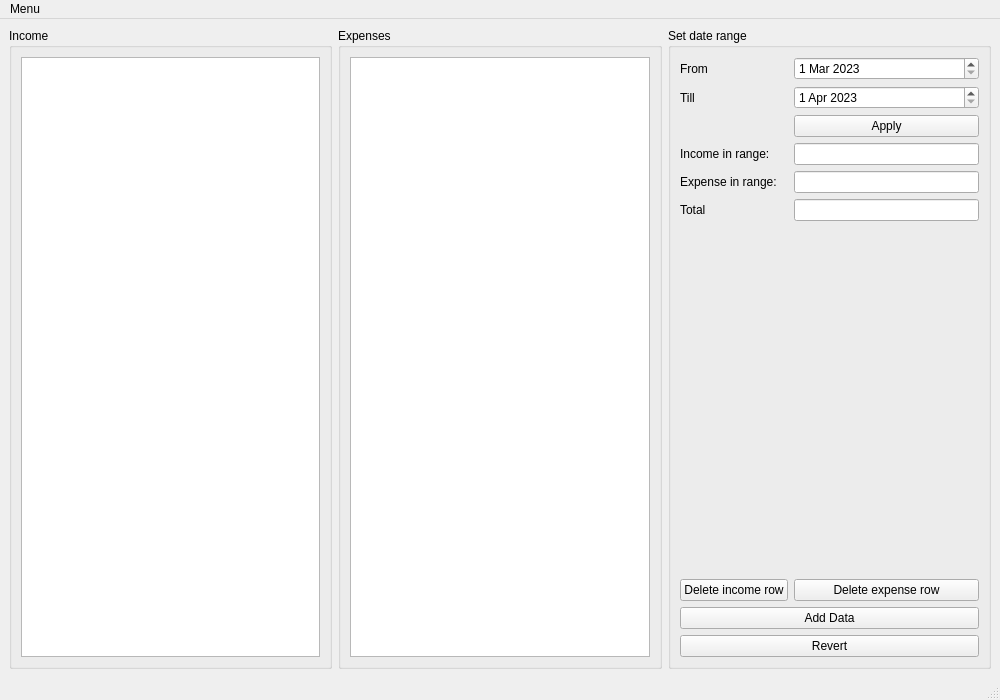
<?xml version="1.0" encoding="UTF-8"?>
<ui version="4.0">
 <class>ModuleWindow</class>
 <widget class="QMainWindow" name="ModuleWindow">
  <property name="windowModality">
   <enum>Qt::WindowModal</enum>
  </property>
  <property name="geometry">
   <rect>
    <x>0</x>
    <y>0</y>
    <width>1000</width>
    <height>700</height>
   </rect>
  </property>
  <property name="minimumSize">
   <size>
    <width>0</width>
    <height>0</height>
   </size>
  </property>
  <property name="windowTitle">
   <string>Finance module</string>
  </property>
  <widget class="QWidget" name="centralwidget">
   <property name="minimumSize">
    <size>
     <width>0</width>
     <height>0</height>
    </size>
   </property>
   <layout class="QGridLayout" name="gridLayout">
    <item row="0" column="2">
     <widget class="QGroupBox" name="groupBox_3">
      <property name="title">
       <string>Set date range</string>
      </property>
      <layout class="QFormLayout" name="formLayout">
       <item row="0" column="0">
        <widget class="QLabel" name="sort_fromdateLabel">
         <property name="text">
          <string>From</string>
         </property>
        </widget>
       </item>
       <item row="0" column="1">
        <widget class="QDateEdit" name="dateEditFrom">
         <property name="date">
          <date>
           <year>2023</year>
           <month>3</month>
           <day>1</day>
          </date>
         </property>
        </widget>
       </item>
       <item row="1" column="0">
        <widget class="QLabel" name="sort_todateLabel">
         <property name="text">
          <string>Till</string>
         </property>
        </widget>
       </item>
       <item row="1" column="1">
        <widget class="QDateEdit" name="dateEditTo">
         <property name="date">
          <date>
           <year>2023</year>
           <month>4</month>
           <day>1</day>
          </date>
         </property>
        </widget>
       </item>
       <item row="2" column="1">
        <widget class="QPushButton" name="sort_button">
         <property name="text">
          <string>Apply</string>
         </property>
        </widget>
       </item>
       <item row="4" column="0">
        <widget class="QLabel" name="income_range_label">
         <property name="text">
          <string>Income in range:</string>
         </property>
        </widget>
       </item>
       <item row="4" column="1">
        <widget class="QLineEdit" name="income_range_lineedit">
         <property name="echoMode">
          <enum>QLineEdit::Normal</enum>
         </property>
         <property name="readOnly">
          <bool>true</bool>
         </property>
        </widget>
       </item>
       <item row="5" column="0">
        <widget class="QLabel" name="expense_range_label">
         <property name="text">
          <string>Expense in range:</string>
         </property>
        </widget>
       </item>
       <item row="5" column="1">
        <widget class="QLineEdit" name="expense_range_lineedit">
         <property name="readOnly">
          <bool>true</bool>
         </property>
        </widget>
       </item>
       <item row="6" column="0">
        <widget class="QLabel" name="total_label">
         <property name="text">
          <string>Total</string>
         </property>
        </widget>
       </item>
       <item row="6" column="1">
        <widget class="QLineEdit" name="total_lineedit">
         <property name="readOnly">
          <bool>true</bool>
         </property>
        </widget>
       </item>
       <item row="7" column="1">
        <spacer name="verticalSpacer">
         <property name="orientation">
          <enum>Qt::Vertical</enum>
         </property>
         <property name="sizeHint" stdset="0">
          <size>
           <width>20</width>
           <height>40</height>
          </size>
         </property>
        </spacer>
       </item>
       <item row="9" column="0">
        <widget class="QPushButton" name="income_deletebutton">
         <property name="text">
          <string>Delete income row</string>
         </property>
        </widget>
       </item>
       <item row="9" column="1">
        <widget class="QPushButton" name="expense_deletebutton">
         <property name="text">
          <string>Delete expense row</string>
         </property>
        </widget>
       </item>
       <item row="10" column="0" colspan="2">
        <widget class="QPushButton" name="add_data_button">
         <property name="text">
          <string>Add Data</string>
         </property>
        </widget>
       </item>
       <item row="11" column="0" colspan="2">
        <widget class="QPushButton" name="revert_button">
         <property name="text">
          <string>Revert</string>
         </property>
        </widget>
       </item>
      </layout>
     </widget>
    </item>
    <item row="0" column="1">
     <widget class="QGroupBox" name="groupBox_2">
      <property name="title">
       <string>Expenses</string>
      </property>
      <layout class="QVBoxLayout" name="verticalLayout_2">
       <item>
        <widget class="QTableView" name="expense_tableView">
         <property name="sortingEnabled">
          <bool>true</bool>
         </property>
        </widget>
       </item>
      </layout>
     </widget>
    </item>
    <item row="0" column="0">
     <widget class="QGroupBox" name="groupBox">
      <property name="title">
       <string>Income</string>
      </property>
      <layout class="QVBoxLayout" name="verticalLayout">
       <item>
        <widget class="QTableView" name="income_tableView">
         <property name="sortingEnabled">
          <bool>true</bool>
         </property>
        </widget>
       </item>
      </layout>
     </widget>
    </item>
   </layout>
  </widget>
  <widget class="QMenuBar" name="menubar">
   <property name="geometry">
    <rect>
     <x>0</x>
     <y>0</y>
     <width>1000</width>
     <height>21</height>
    </rect>
   </property>
   <widget class="QMenu" name="menuedit">
    <property name="title">
     <string>Menu</string>
    </property>
    <addaction name="actionEditable_tables_data"/>
   </widget>
   <addaction name="menuedit"/>
  </widget>
  <widget class="QStatusBar" name="statusbar"/>
  <action name="actionMenu">
   <property name="text">
    <string>Menu</string>
   </property>
  </action>
  <action name="actionEditable_tables_data">
   <property name="checkable">
    <bool>true</bool>
   </property>
   <property name="text">
    <string>Editable tables data</string>
   </property>
  </action>
 </widget>
 <resources/>
 <connections/>
</ui>
